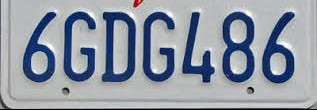
#> input picture machine_learning/car_license_plate/car1.jpg, 317 x 110 px
$ python debug.py   (older library calls are emulated)
#> lines starting #> are read from the running program, lines starting #| are printed output that depends on the picture; after the words box and inside, x2 and y2 are one past the last pixel; in counts of white or black regions, pixels touching at a corner belong together
import cv2
import numpy as np
import pytesseract

# 设置识别语言为英文
pytesseract.pytesseract.tesseract_cmd = r"C:\Program Files\Tesseract-OCR\tesseract.exe"
custom_config = r'-l eng --oem 3 --psm 6'

def plate_detection(image):
    # 转换为灰度图像
    gray_img = cv2.cvtColor(image, cv2.COLOR_BGR2GRAY)

    # 提取水平和垂直方向上的图像边缘
    dx = cv2.Sobel(gray_img, cv2.CV_32F, 1, 0)
    dy = cv2.Sobel(gray_img, cv2.CV_32F, 0, 1)

    # 取绝对值
    dx = cv2.convertScaleAbs(dx)
    dy = cv2.convertScaleAbs(dy)

    # 结合水平方向和垂直方向的边缘
    edge_img = cv2.addWeighted(dx, 0.5, dy, 0.5, 0)

    # 使用二值化处理，生成二值图像
    _, threshold_img = cv2.threshold(edge_img, 0, 255, cv2.THRESH_BINARY + cv2.THRESH_OTSU)

    # 膨胀操作，提升连通性
    kernel = np.ones((3, 3), np.uint8)
    morph_img = cv2.morphologyEx(threshold_img, cv2.MORPH_DILATE, kernel)

    # 在图像中查找指定形状的轮廓，这里是一个矩形
    contours, hierarchy = cv2.findContours(morph_img, cv2.RETR_EXTERNAL, cv2.CHAIN_APPROX_SIMPLE)

    # 定位最大轮廓区域，即车牌所在的位置。因为矩形面积是宽*高，因此定位最大矩形区域即定位车牌位置
    max_area = 0
    plate_rect = None

    for contour in contours:
        area = cv2.contourArea(contour)
        if area > max_area:
            max_area = area
            plate_rect = cv2.boundingRect(contour)

    # 返回车牌位置矩形框
    return plate_rect

def segment_characters(image, plate_rect):
    # 裁剪出车牌区域
    x, y, w, h = plate_rect
    plate_image = image[y:y+h, x:x+w]

    # 将车牌进行腐蚀操作
    kernel = np.ones((3,3), np.uint8)
    eroded_plate_image = cv2.erode(plate_image, kernel, iterations=1)

    # 将车牌转换为灰度图像
    gray_img = cv2.cvtColor(eroded_plate_image, cv2.COLOR_BGR2GRAY)

    # 使用二值化处理，生成二值图像
    _, threshold_img = cv2.threshold(gray_img, 0, 255, cv2.THRESH_BINARY + cv2.THRESH_OTSU)

    # 使用开操作去除噪点
    kernel = np.ones((3,3), np.uint8)
    opening_img = cv2.morphologyEx(threshold_img, cv2.MORPH_OPEN, kernel)

    # 查找图像中轮廓
    contours, hierarchy = cv2.findContours(opening_img, cv2.RETR_EXTERNAL, cv2.CHAIN_APPROX_SIMPLE)

    # 裁剪并保存识别出的字符
    segments = []
    for contour in contours:
        contour_rect = cv2.boundingRect(contour)
        x1, y1, w1, h1 = contour_rect
        aspect_ratio = w1 / h1
        if 0.2 < aspect_ratio < 1.0:
            segment = opening_img[y1:y1+h1, x1:x1+w1]
            segments.append(segment)

    #返回字符片段
    return segments

def recognize_characters(segments):
    # 识别每个字符
    characters = []
    for segment in segments:
        character = pytesseract.image_to_string(segment, config=custom_config).strip()
        characters.append(character)

    # 返回所有字符
    return characters

def recognize_color(image):
    #将图像从BGR颜色空间转换到HSV颜色空间
    hsv = cv2.cvtColor(image, cv2.COLOR_BGR2HSV)

    # 设置HSV颜色阈值上下限值
    lower_blue = np.array([100, 43, 46])
    upper_blue = np.array([124, 255, 255])

    # 筛选符合指定颜色范围的像素点
    mask = cv2.inRange(hsv, lower_blue, upper_blue)

    # 计算符合条件像素点的数量，设定数量阈值以确定车牌颜色
    pixel_count = cv2.countNonZero(mask)

    # 如果符合条件像素点的数量大于设定阈值，则返回蓝色车牌，否则返回黄色车牌
    if pixel_count > 2000:
        return 'blue'
    else:
        return 'yellow'

def recognize_plate(image):
    # 定位车牌位置
    plate_rect = plate_detection(image)

    # 分割字符
    segments = segment_characters(image, plate_rect)

    # 识别字符
    characters = recognize_characters(segments)

    # 识别车牌颜色
    color = recognize_color(image)

    # 将字符和车牌颜色组合起来得到最终的车牌号码
    plate_number = ''.join(characters) + ' ' + color

    return plate_number

# 读入图像
image = cv2.imread('car1.jpg')
#> image is the input picture: shape (110, 317, 3); mean B, G, R 165.5, 153.6, 146.5

# 显示OpenCV版本
print('OpenCV version:', cv2.__version__)

# 车牌识别
plate_number = recognize_plate(image)
#> in plate_detection, `dx = cv2.Sobel(gray_img, cv2.CV_32F, 1, 0)`:
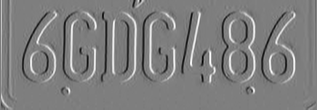
#> dx: shape (110, 317) float32; min -741, max 752, mean 0.8; drawn with min black and max white
#> in plate_detection, `dy = cv2.Sobel(gray_img, cv2.CV_32F, 0, 1)`:
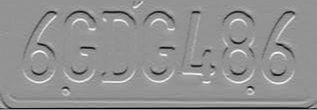
#> dy: shape (110, 317) float32; min -844, max 616, mean -9.2; drawn with min black and max white
#> in plate_detection, `dx = cv2.convertScaleAbs(dx)`:
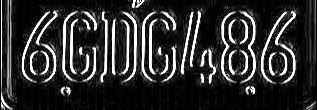
#> dx: shape (110, 317); min 0, max 255, mean 47.8
#> in plate_detection, `edge_img = cv2.addWeighted(dx, 0.5, dy, 0.5, 0)`:
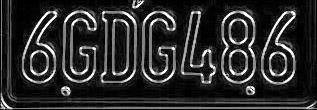
#> edge_img: shape (110, 317); min 0, max 255, mean 44.8
#> in plate_detection, `_, threshold_img = cv2.threshold(edge_img, 0, 255, cv2.THRESH_BINARY +..`:
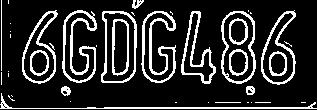
#> threshold_img: shape (110, 317); 17.1% white in thin lines or dots
#> in plate_detection, `morph_img = cv2.morphologyEx(threshold_img, cv2.MORPH_DILATE, kernel)`:
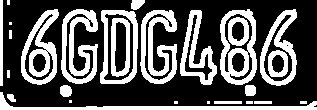
#> morph_img: shape (110, 317); 34.5% white; 27 white regions (5 under 20 px)
#> in plate_detection, `contours, hierarchy = cv2.findContours(morph_img, cv2.RETR_EXTERNAL, c..`: contours = 24 contours, 9 with area under 20; largest, box (x1, y1, x2, y2) and area: (100, 10, 138, 84) 2378, (220, 9, 257, 85) 2322, (260, 9, 297, 86) 1814, (21, 9, 59, 85) 1755, (61, 9, 98, 84) 1670
#> the loop in plate_detection, `for contour in contours:` made 24 passes
#> (contour, area, max_area, plate_rect) on passes 2, 4: ([[254, 101], [254, 103], [271, 103], [271, 101]], 34, 34, (254, 101, 18, 3)), ([[214, 101], [214, 103], [241, 103], [241, 101]], 54, 54, (214, 101, 28, 3))
#> (area, max_area, plate_rect) on passes 9, 15, 16, 17: (962, 962, (0, 92, 317, 18)), (1285, 1285, (180, 10, 37, 75)), (1651.5, 1651.5, (140, 10, 37, 74)), (2378, 2378, (100, 10, 38, 74))
#> after the loop in plate_detection, `for contour in contours:`: max_area = 2378
#> in recognize_plate, `plate_rect = plate_detection(image)`: plate_rect = (100, 10, 38, 74)
#> in segment_characters, `x, y, w, h = plate_rect`: x = 100; y = 10; w = 38; h = 74
#> in segment_characters, `_, threshold_img = cv2.threshold(gray_img, 0, 255, cv2.THRESH_BINARY +..`: threshold_img: shape (74, 38); 43.9% white; 2 white regions, box (x1, y1, x2, y2) and area: (14, 11, 27, 63) 631, (0, 0, 38, 74) 604
#> in segment_characters, `opening_img = cv2.morphologyEx(threshold_img, cv2.MORPH_OPEN, kernel)`:
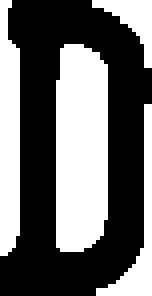
#> opening_img: shape (74, 38) (shown 4 times larger); 41.7% white; 4 white regions
#> in segment_characters, `contours, hierarchy = cv2.findContours(opening_img, cv2.RETR_EXTERNAL,..`: contours = 4 contours; box (x1, y1, x2, y2) and area: (14, 11, 27, 63) 573, (0, 0, 5, 64) 216, (24, 26, 38, 74) 104, (23, 0, 38, 17) 74
#> the loop in segment_characters, `for contour in contours:` made 4 passes
#> (x1, y1, w1, h1, aspect_ratio) on passes 1 to 4: (24, 26, 14, 48, 0.292), (14, 11, 13, 52, 0.25), (23, 0, 15, 17, 0.882), (0, 0, 5, 64, 0.0781)
#> after the loop in segment_characters, `for contour in contours:`: segments = 3 items
#> the loop in recognize_characters, `for segment in segments:` made 1 pass
#> after the loop in recognize_characters, `for segment in segments:`: characters = []
#> (the run stopped early here; a loop or call above may not have finished)

$ run again, with machine_learning/car_license_plate/images.jpg copied over machine_learning/car_license_plate/car1.jpg
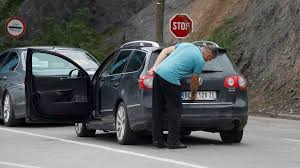
#> input picture machine_learning/car_license_plate/images.jpg, 300 x 168 px
#> image is the input picture: shape (168, 300, 3); mean B, G, R 94.4, 94.7, 93.8
#> in plate_detection, `_, threshold_img = cv2.threshold(edge_img, 0, 255, cv2.THRESH_BINARY +..`:
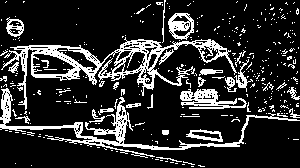
#> threshold_img: shape (168, 300); 18% white in thin lines or dots
#> morph_img: shape (168, 300); 37.9% white; 83 white regions (44 under 20 px)
#> in plate_detection, `contours, hierarchy = cv2.findContours(morph_img, cv2.RETR_EXTERNAL, c..`: contours = 83 contours, 57 with area under 20; largest, box (x1, y1, x2, y2) and area: (0, 0, 300, 168) 16124, (5, 15, 25, 42) 350, (276, 47, 298, 70) 208, (231, 24, 247, 40) 85, (55, 87, 72, 97) 80
#> the loop in plate_detection, `for contour in contours:` made 83 passes
#> (area, max_area, plate_rect) on passes 8, 12, 23, 35, 63, 81: (47, 47, (161, 129, 9, 7)), (70, 70, (179, 113, 22, 5)), (80, 80, (55, 87, 17, 10)), (208, 208, (276, 47, 22, 23)), (350.5, 350.5, (5, 15, 20, 27)), (16124, 16124, (0, 0, 300, 168))
#> after the loop in plate_detection, `for contour in contours:`: max_area = 16124
#> in recognize_plate, `plate_rect = plate_detection(image)`: plate_rect = (0, 0, 300, 168)
#> x = 0; w = 300; h = 168
#> in segment_characters, `opening_img = cv2.morphologyEx(threshold_img, cv2.MORPH_OPEN, kernel)`:
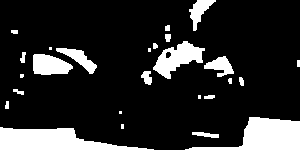
#> opening_img: shape (168, 300); 25.1% white; 25 white regions (6 under 20 px)
#> in segment_characters, `contours, hierarchy = cv2.findContours(opening_img, cv2.RETR_EXTERNAL,..`: contours = 25 contours, 12 with area under 20; largest, box (x1, y1, x2, y2) and area: (0, 117, 300, 168) 8982, (153, 41, 205, 79) 898, (33, 54, 73, 75) 590, (56, 48, 97, 74) 344, (189, 0, 216, 31) 303
#> the loop in segment_characters, `for contour in contours:` made 25 passes
#> (contour, x1, y1, w1, h1, aspect_ratio) on passes 2, 4, 7, 13, 17, 19: ([[121, 124], [121, 128], [123, 128], [123, 124]], 121, 124, 3, 5, 0.6), ([[119, 111], [119, 113], [121, 113], [121, 111]], 119, 111, 3, 3, 1), ([[198, 95], [198, 98], [200, 98], [200, 95]], 198, 95, 3, 4, 0.75), ([[297, 60], [297, 66], [299, 66], [299, 60]], 297, 60, 3, 7, 0.429), ([[148, 48], [148, 51], [150, 51], [150, 48]], 148, 48, 3, 4, 0.75), ([[49, 47], [49, 49], [51, 49], [51, 47]], 49, 47, 3, 3, 1)
#> after the loop in segment_characters, `for contour in contours:`: segments = 13 items
#> the loop in recognize_characters, `for segment in segments:` made 1 pass
#> after the loop in recognize_characters, `for segment in segments:`: characters = []
